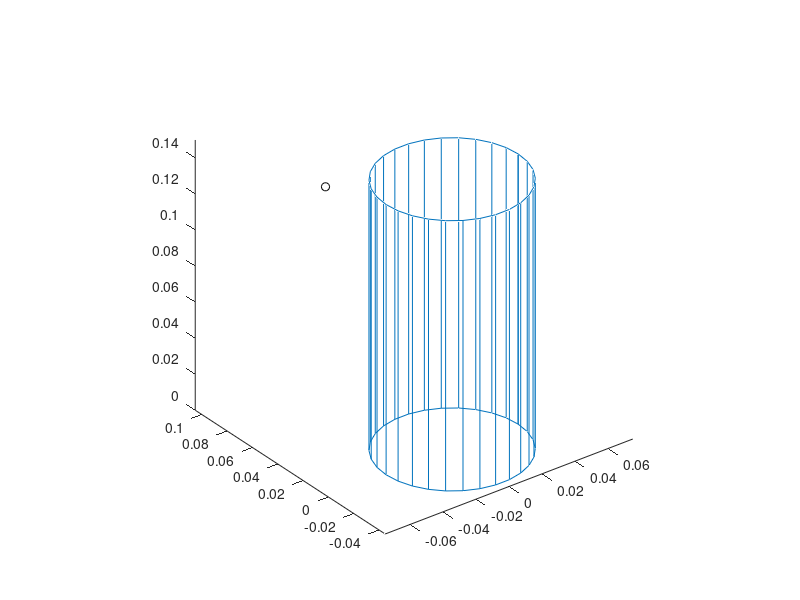

The MATLAB script that drew this image: (Note: this script raises an error after producing the figure.)
%
% Rouler Devoir 4
%
% 
%
format long
clear;
%
rayonVerre=0.04;
%
% eau 
%
xeau=rayonVerre*cos([0:30]*pi/15);
yeau=rayonVerre*sin([0:30]*pi/15);
for simulation=1:4
  if simulation==1
    disp('Simulation 1');
    poso=[0;0.1;0.1];
    xyp=[0.02;0.01];
    he=0.15;
  elseif simulation==2
    disp('Simulation 2');
    poso=[0.1;0;0.1];
    xyp=[0.02;0.01];
    he=0.15;
  elseif simulation==3
    disp('Simulation 3');
    poso=[0.1;0;0.3];
    xyp=[0.02;0.01];
    he=0.2;
    elseif simulation==4
    disp('Simulation 4');
    poso=[0.1;0;-0.1];
    xyp=[0;0];    
    he=0.2;
  end 
  plot3([poso(1)],[poso(2)],[poso(3)],'ko');
  ztop=he*ones(31,1);
  zbot=0*ones(1,31);
  line(xeau,yeau,ztop);
  line(xeau,yeau,zbot);
  for ii=1:31
    line([xeau(ii) xeau(ii)],[yeau(ii) yeau(ii)],[zbot(ii) ztop(ii)]);
  end
  axis equal
  hold
  [xi yi zi couleur]=Devoir4(poso,xyp,he);
  nbpoint=length(couleur);
  orange=[0.929,0.694,0.125];
  for ipoint=1:nbpoint
    if couleur(ipoint) == 1
      plot3([xi(ipoint)],[yi(ipoint)],[zi(ipoint)],'r.');
    elseif couleur(ipoint) == 2
      plot3([xi(ipoint)],[yi(ipoint)],[zi(ipoint)],'.','Color',orange);
    elseif couleur(ipoint) == 3
      plot3([xi(ipoint)],[yi(ipoint)],[zi(ipoint)],'m.');
    elseif couleur(ipoint) == 4
      plot3([xi(ipoint)],[yi(ipoint)],[zi(ipoint)],'g.');
    elseif couleur(ipoint) == 5
      plot3([xi(ipoint)],[yi(ipoint)],[zi(ipoint)],'b.');
    end
  end
  hold;
  pause;
  clearvars poso xi yi zi couleur
end